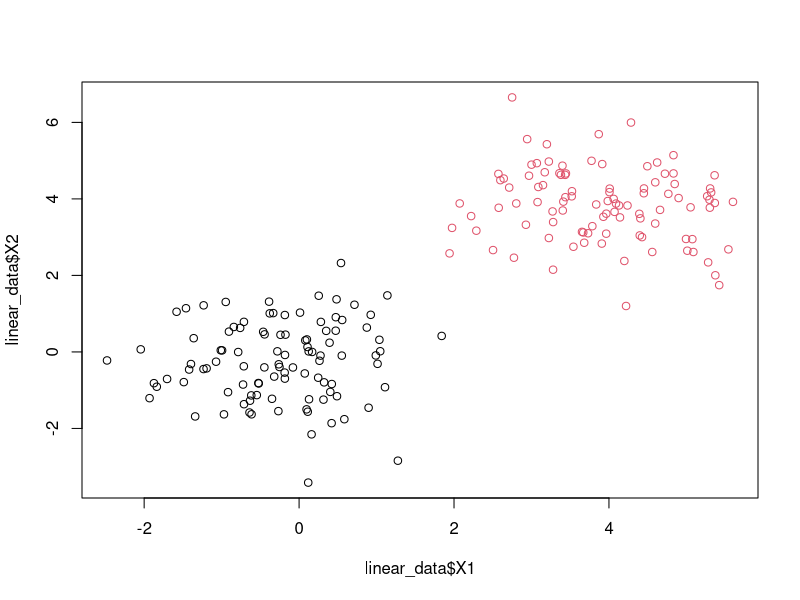
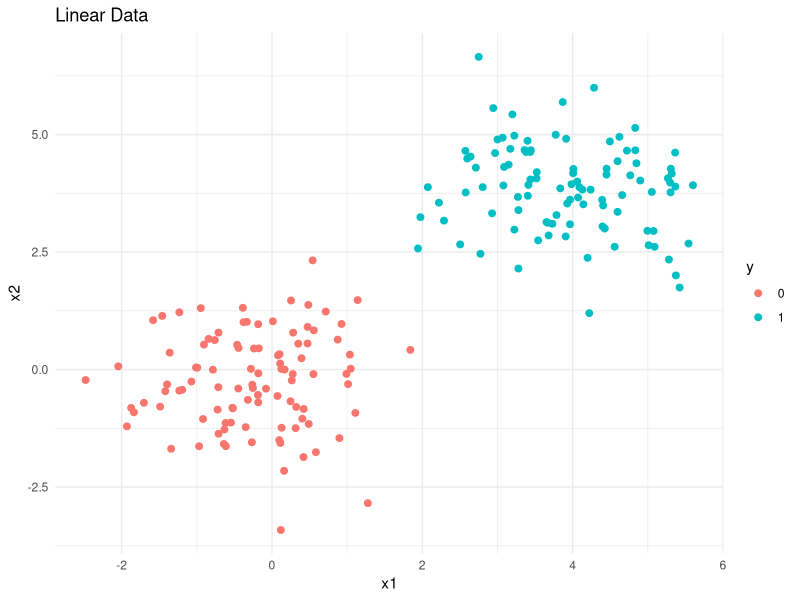
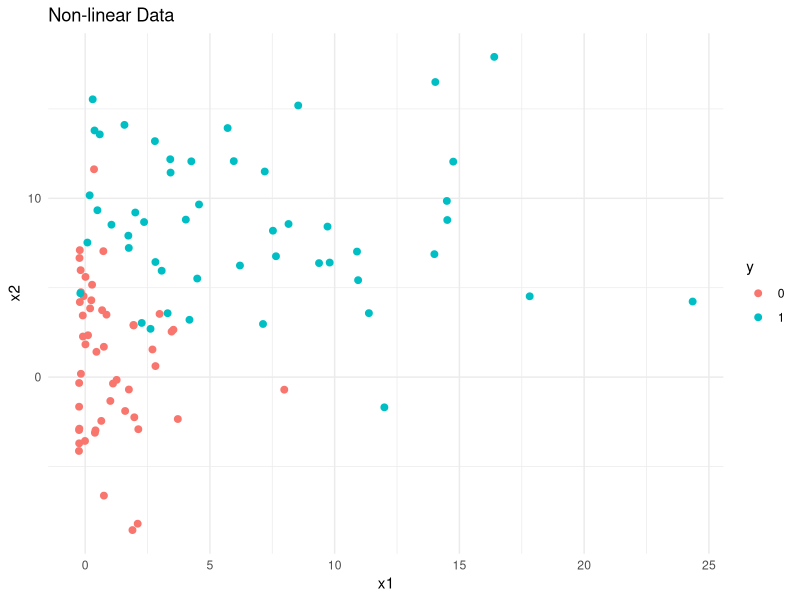
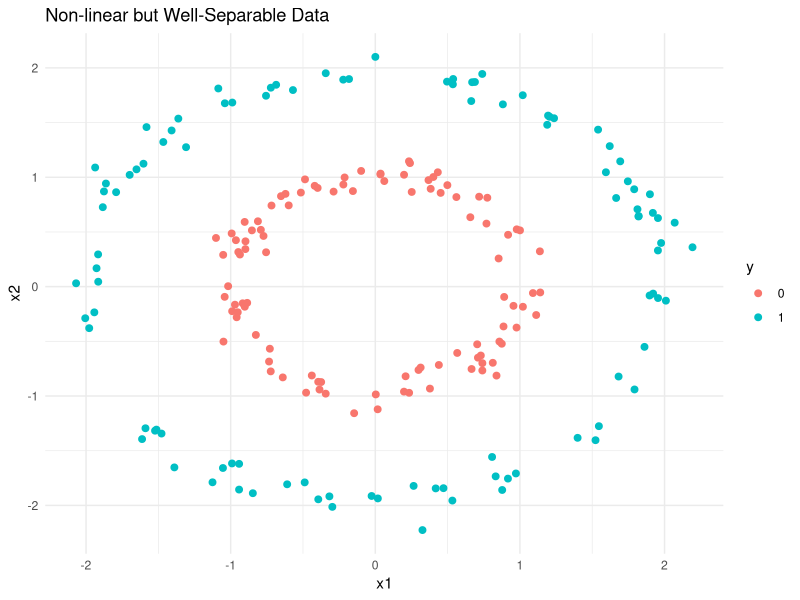

Write R code to recreate these figures, in order.
library(e1071)
library(ggplot2)
# zu verschiedenen Graden linear separable Daten

generate_linear_data <- function(n, p, mean1, mean2, sd1, sd2) {
  X <- data.frame(matrix(nrow = n, ncol = p))
  y <- as.factor(c(rep(0, n/2), rep(1, n/2)))
  
  for (i in 1:p) {
    X[,i] <- c(rnorm(n/2, mean = mean1, sd = sd1), rnorm(n/2, mean = mean2, sd = sd2))
  }
  
  cbind(y, X)
}

linear_data <- generate_linear_data(200, 10, 0, 4, 1, 1)

# plotte ersten beiden Variablen
plot(linear_data$X1, linear_data$X2, col = linear_data$y)

ggplot(linear_data, aes(x = X1, y = X2, color = y)) +
  geom_point(size = 2) +
  labs(title = "Linear Data", x = "x1", y = "x2") +
  theme_minimal()


# nichtlineare Daten generieren

generate_nonlinear_data <- function(n, p, mean1, mean2, sd1, sd2) {
  X <- data.frame(matrix(nrow = n, ncol = p))
  y <- as.factor(c(rep(0, n/2), rep(1, n/2)))
  
  for (i in 1:p) {
    X[, i] <- c(rnorm(n/2, mean = mean1, sd = sd1), rnorm(n/2, mean = mean2, sd = sd2))
    if (i %% 2 == 0) {
      X[, i] <- X[, i] + X[, i] * 3
    } else {
      X[, i] <- X[, i] + X[, i] ^ 2
    }
  }
  
  cbind(y, X)
}

nonlinear_data <- generate_nonlinear_data(100, 4, 0, 2, 1, 1)

# plotte ersten beiden Variablen

ggplot(nonlinear_data, aes(x = X1, y = X2, color = y)) +
  geom_point(size = 2) +
  labs(title = "Non-linear Data", x = "x1", y = "x2") +
  theme_minimal()


# nichtlineare Daten, aber gut separiert

#set.seed(42)

generate_nonlinear_separable_data <- function(n) {
  theta <- runif(n, 0, 2*pi)
  r1 <- 1 + 0.1 * rnorm(n/2)
  r2 <- 2 + 0.1 * rnorm(n/2)
  
  x1 <- c(r1 * cos(theta[1:(n/2)]), r2 * cos(theta[(n/2 + 1):n]))
  x2 <- c(r1 * sin(theta[1:(n/2)]), r2 * sin(theta[(n/2 + 1):n]))
  
  X <- data.frame(x1 = x1, x2 = x2)
  y <- as.factor(c(rep(0, n/2), rep(1, n/2)))
  
  cbind(y, X)
}

data <- generate_nonlinear_separable_data(200)

#plotte Variablen
ggplot(data, aes(x = x1, y = x2, color = y)) +
  geom_point(size = 2) +
  labs(title = "Non-linear but Well-Separable Data", x = "x1", y = "x2") +
  theme_minimal()

model1 <- svm(y ~., data = data, kernel = "linear")
model2 <- svm(y ~., data = data, kernel = "radial")
summary(model1)
summary(model2)
